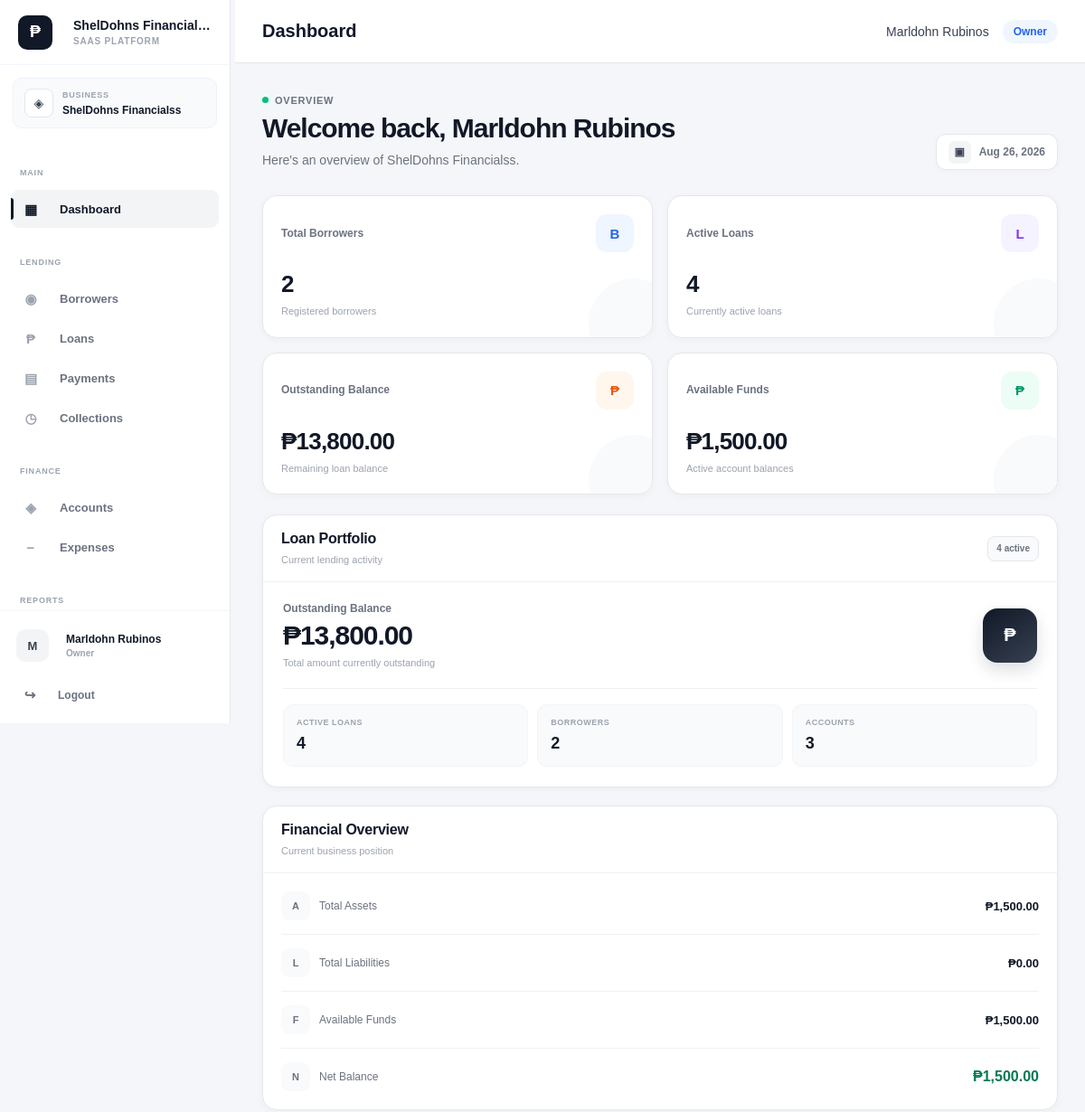
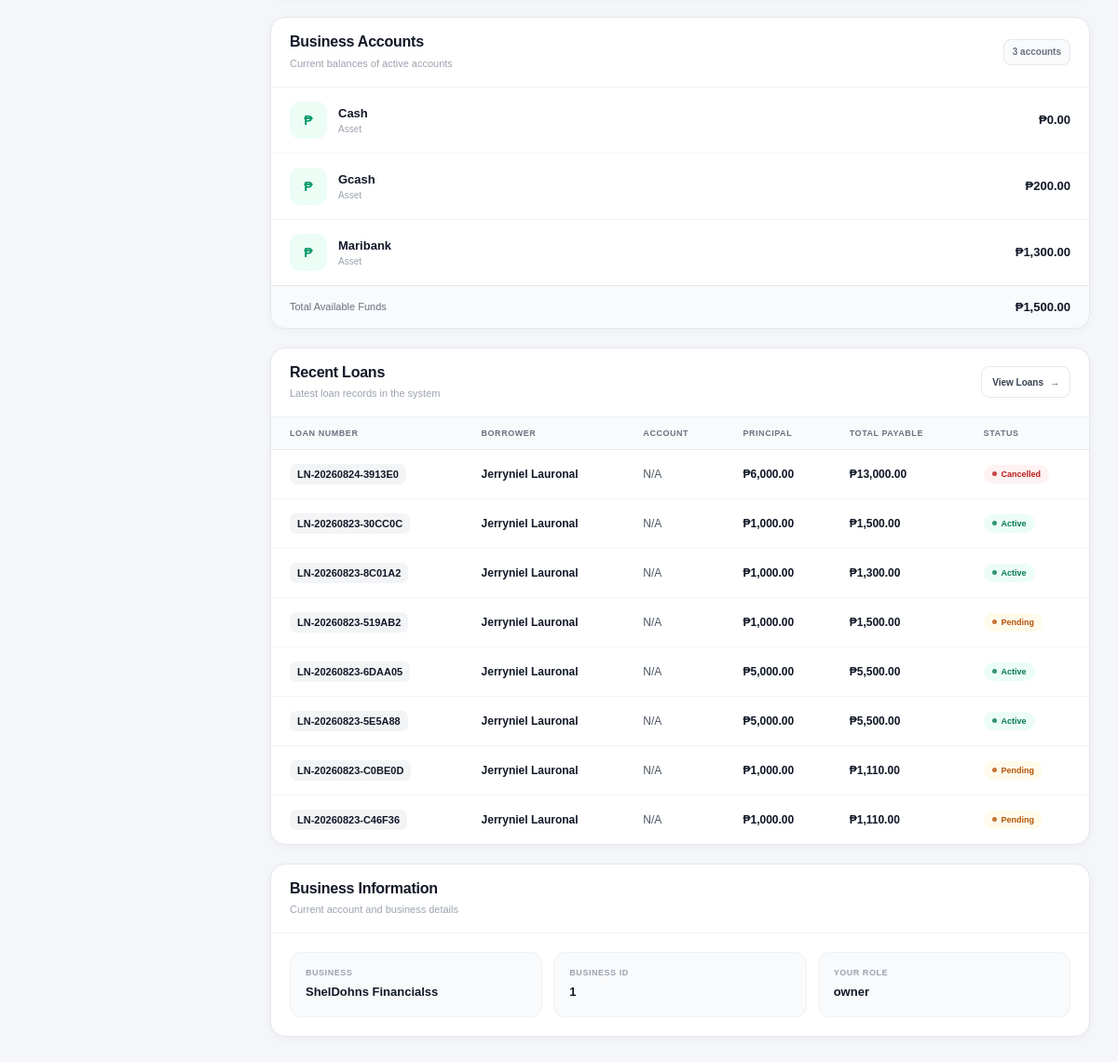
The page /public/index.php?url=dashboard (signed in) on the database its author committed (2 pictures, top to bottom).
### tables this page shows
CREATE TABLE `accounts` (
  `id` int(10) UNSIGNED NOT NULL,
  `business_id` bigint(20) UNSIGNED NOT NULL,
  `account_name` varchar(150) NOT NULL,
  `account_type` varchar(50) DEFAULT NULL,
  `balance` decimal(15,2) NOT NULL DEFAULT 0.00,
  `status` enum('active','inactive') NOT NULL DEFAULT 'active',
  `created_by` int(10) UNSIGNED DEFAULT NULL,
  `created_at` timestamp NOT NULL DEFAULT current_timestamp(),
  `updated_at` timestamp NOT NULL DEFAULT current_timestamp() ON UPDATE current_timestamp()
);

CREATE TABLE `loans` (
  `id` int(10) UNSIGNED NOT NULL,
  `business_id` bigint(20) UNSIGNED NOT NULL,
  `borrower_id` int(10) UNSIGNED NOT NULL,
  `account_id` int(10) UNSIGNED DEFAULT NULL,
  `category_id` int(10) UNSIGNED DEFAULT NULL,
  `loan_number` varchar(50) NOT NULL,
  `principal_amount` decimal(15,2) NOT NULL DEFAULT 0.00,
  `interest_rate` decimal(8,2) NOT NULL DEFAULT 0.00,
  `interest_type` enum('flat','reducing_balance') NOT NULL DEFAULT 'flat',
  `payment_type` enum('installment','full_payment') NOT NULL DEFAULT 'installment',
  `term` int(11) NOT NULL DEFAULT 1,
  `term_period` enum('days','weeks','months','years') NOT NULL DEFAULT 'months',
  `processing_fee` decimal(15,2) NOT NULL DEFAULT 0.00,
  `total_interest` decimal(15,2) NOT NULL DEFAULT 0.00,
  `total_payable` decimal(15,2) NOT NULL DEFAULT 0.00,
  `release_date` date DEFAULT NULL,
  `first_payment_date` date DEFAULT NULL,
  `status` enum('pending','approved','active','completed','overdue','cancelled','rejected') NOT NULL DEFAULT 'pending',
  `purpose` varchar(255) DEFAULT NULL,
  `notes` text DEFAULT NULL,
  `created_by` int(10) UNSIGNED DEFAULT NULL,
  `created_at` timestamp NOT NULL DEFAULT current_timestamp(),
  `updated_at` timestamp NOT NULL DEFAULT current_timestamp() ON UPDATE current_timestamp()
);

### app/views/dashboard/index.php (the view, shortened to what the rows shown need)
<?php
$user =
    $user
    ?? Auth::user();
$accounts =
    $accounts
    ?? [];
$recentLoans =
    $recentLoans
    ?? [];
if (!function_exists('dashboardMoney')) {
    function dashboardMoney(
        float $amount
    ): string {
        return '₱' .
            number_format(
                $amount,
                2
            );
    }
}
if (!function_exists('dashboardStatusClass')) {
    function dashboardStatusClass(
        string $status
    ): string {
        return match (
            strtolower(trim($status))
        ) {
            'active' =>
                'dashboard-status-active',
            'approved' =>
                'dashboard-status-approved',
            'pending' =>
                'dashboard-status-pending',
            'completed' =>
                'dashboard-status-completed',
            'overdue' =>
                'dashboard-status-overdue',
            'cancelled',
            'rejected' =>
                'dashboard-status-danger',
            default =>
                'dashboard-status-default'
        };
    }
}
$userName =
    $user['full_name']
    ??
    $user['username']
    ??
    'Administrator';
?>
<!DOCTYPE html>
<html lang="en">
<head>
    <link
        rel="stylesheet"
        href="assets/css/style.css"
    >
</head>
<body>
<?php
require APP_PATH .
    '/views/layouts/sidebar.php';
?>
<div class="main-content">
    <div class="container lm-dashboard">
        <div class="lm-dashboard-header">
            <div class="lm-dashboard-heading">
                <h1>
                    Welcome back,
                    <?= htmlspecialchars($userName) ?>
                </h1>
            </div>
        </div>
        <div class="lm-main-grid">
            <div class="lm-panel">
                <div class="lm-panel-header">
                    <div class="lm-panel-heading">
                        <h2 class="lm-panel-title">
                            Loan Portfolio
                        </h2>
                    </div>
                </div>
            </div>
            <div class="lm-panel">
                <div class="lm-panel-header">
                    <div class="lm-panel-heading">
                        <h2 class="lm-panel-title">
                            Financial Overview
                        </h2>
                    </div>
                </div>
            </div>
        </div>
        <div
            class="lm-panel"
            style="margin-bottom:20px;"
        >
            <div class="lm-panel-header">
                <div class="lm-panel-heading">
                    <h2 class="lm-panel-title">
                        Business Accounts
                    </h2>
                </div>
            </div>
            <?php if (!empty($accounts)): ?>
                <div class="lm-account-list">
                    <?php foreach (
                        $accounts
                        as $account
                    ): ?>
                        <div class="lm-account">
                            <div class="lm-account-left">
                                <div class="lm-account-icon">
                                    ₱
                                </div>
                                <div class="lm-account-details">
                                    <div class="lm-account-name">
                                        <?= htmlspecialchars(
                                            $account['account_name']
                                            ??
                                            'Unnamed Account'
                                        ) ?>
                                    </div>
                                    <div class="lm-account-type">
                                        <?= htmlspecialchars(
                                            $account['account_type']
                                            ??
                                            'Account'
                                        ) ?>
                                    </div>
                                </div>
                            </div>
                            <div class="lm-account-balance">
                                <?= dashboardMoney(
                                    (float) (
                                        $account['balance']
                                        ??
                                        0
                                    )
                                ) ?>
                            </div>
                        </div>
                    <?php endforeach; ?>
                </div>
            <?php endif; ?>
        </div>
        <div class="lm-panel">
            <div class="lm-panel-header">
                <div class="lm-panel-heading">
                    <h2 class="lm-panel-title">
                        Recent Loans
                    </h2>
                </div>
            </div>
            <?php if (!empty($recentLoans)): ?>
                <div class="lm-table-wrapper">
                    <table class="lm-table">
                        <thead>
                            <tr>
                                <th>
                                    Loan Number
                                </th>
                                <th>
                                    Borrower
                                </th>
                                <th>
                                    Account
                                </th>
                                <th>
                                    Principal
                                </th>
                                <th>
                                    Total Payable
                                </th>
                                <th>
                                    Status
                                </th>
                            </tr>
                        </thead>
                        <tbody>
                            <?php foreach (
                                $recentLoans
                                as $loan
                            ): ?>
                                <?php
                                $loanStatus =
                                    $loan['status']
                                    ??
                                    'pending';
                                ?>
                                <tr>
                                    <td>
                                        <span
                                            class="lm-loan-number"
                                        >
                                            <?= htmlspecialchars(
                                                $loan['loan_number']
                                                ??
                                                'N/A'
                                            ) ?>
                                        </span>
                                    </td>
                                    <td>
                                        <span
                                            class="lm-borrower"
                                        >
                                            <?= htmlspecialchars(
                                                $loan['borrower_name']
                                                ??
                                                'Unknown Borrower'
                                            ) ?>
                                        </span>
                                    </td>
                                    <td>
                                        <?= htmlspecialchars(
                                            $loan['account_name']
                                            ??
                                            'N/A'
                                        ) ?>
                                    </td>
                                    <td>
                                        <span
                                            class="lm-amount"
                                        >
                                            <?= dashboardMoney(
                                                (float) (
                                                    $loan[
                                                        'principal_amount'
                                                    ]
                                                    ??
                                                    0
                                                )
                                            ) ?>
                                        </span>
                                    </td>
                                    <td>
                                        <span
                                            class="lm-amount"
                                        >
                                            <?= dashboardMoney(
                                                (float) (
                                                    $loan[
                                                        'total_payable'
                                                    ]
                                                    ??
                                                    0
                                                )
                                            ) ?>
                                        </span>
                                    </td>
                                    <td>
                                        <span
                                            class="
                                                lm-status
                                                <?= htmlspecialchars(
                                                    dashboardStatusClass(
                                                        $loanStatus
                                                    )
                                                )
                                            ?>"
                                        >
                                            <?= htmlspecialchars(
                                                ucfirst(
                                                    $loanStatus
                                                )
                                            ) ?>
                                        </span>
                                    </td>
                                </tr>
                            <?php endforeach; ?>
                        </tbody>
                    </table>
                </div>
            <?php endif; ?>
        </div>
        <div
            class="lm-panel"
            style="margin-top:20px;"
        >
            <div class="lm-panel-header">
                <div class="lm-panel-heading">
                    <h2 class="lm-panel-title">
                        Business Information
                    </h2>
                </div>
            </div>
        </div>
    </div>
</div>
</body>
</html>

### rows shown on the page
accounts: account_name "Cash", account_type "Asset", balance "₱0.00"
accounts: account_name "Gcash", account_type "Asset", balance "₱200.00"
accounts: account_name "Maribank", account_type "Asset", balance "₱1,300.00"
loans: loan_number "LN-20260824-3913E0", borrower_name "Jerryniel Lauronal", account_name "N/A", principal_amount "₱6,000.00", total_payable "₱13,000.00", status "Cancelled"
loans: loan_number "LN-20260823-30CC0C", borrower_name "Jerryniel Lauronal", account_name "N/A", principal_amount "₱1,000.00", total_payable "₱1,500.00", status "Active"
loans: loan_number "LN-20260823-8C01A2", borrower_name "Jerryniel Lauronal", account_name "N/A", principal_amount "₱1,000.00", total_payable "₱1,300.00", status "Active"
loans: loan_number "LN-20260823-519AB2", borrower_name "Jerryniel Lauronal", account_name "N/A", principal_amount "₱1,000.00", total_payable "₱1,500.00", status "Pending"
loans: loan_number "LN-20260823-6DAA05", borrower_name "Jerryniel Lauronal", account_name "N/A", principal_amount "₱5,000.00", total_payable "₱5,500.00", status "Active"
loans: loan_number "LN-20260823-5E5A88", borrower_name "Jerryniel Lauronal", account_name "N/A", principal_amount "₱5,000.00", total_payable "₱5,500.00", status "Active"
loans: loan_number "LN-20260823-C0BE0D", borrower_name "Jerryniel Lauronal", account_name "N/A", principal_amount "₱1,000.00", total_payable "₱1,110.00", status "Pending"
loans: loan_number "LN-20260823-C46F36", borrower_name "Jerryniel Lauronal", account_name "N/A", principal_amount "₱1,000.00", total_payable "₱1,110.00", status "Pending"

### other values the page prints
$sidebarBrandName "ShelDohns Financialss"
$sidebarBrandTagline "SAAS PLATFORM"
$business['name'] "ShelDohns Financialss"
$avatarLetter "M"
$displayName "Marldohn Rubinos"
$displayRole "Owner"
$userName "Marldohn Rubinos"
$role "Owner"
$businessName "ShelDohns Financialss"
$totalBorrowers "2"
$activeLoans "4"
$totalAccounts "3"
$businessId "1"
$role "owner"
